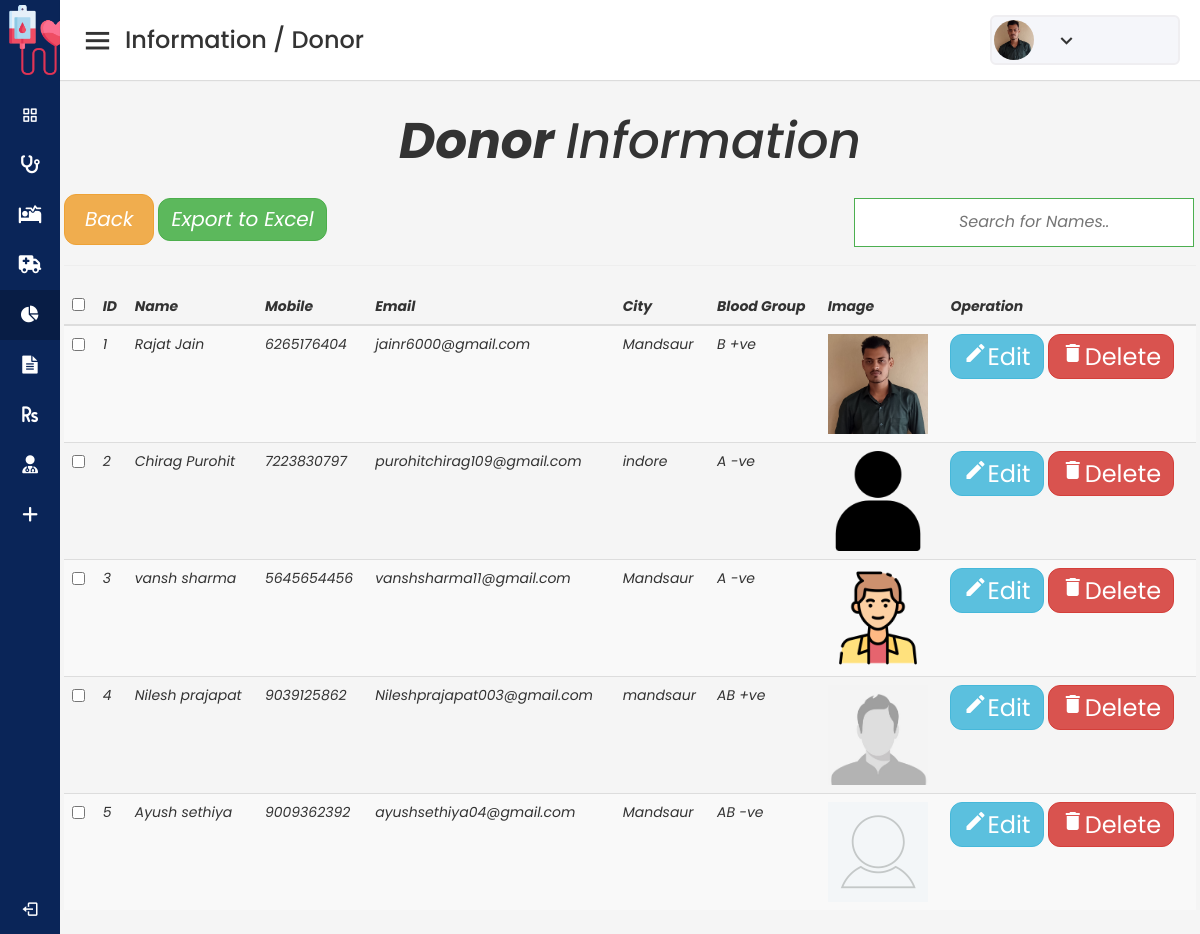
The page /Information/DonorInfo.php on the database its author committed.
### tables this page shows
CREATE TABLE IF NOT EXISTS `donor` (
  `d_id` int(225) NOT NULL AUTO_INCREMENT,
  `d_fname` varchar(225) DEFAULT NULL,
  `d_lname` varchar(225) DEFAULT NULL,
  `d_dob` date NOT NULL,
  `d_address` varchar(225) DEFAULT NULL,
  `d_state` varchar(225) DEFAULT NULL,
  `d_city` varchar(225) DEFAULT NULL,
  `d_zip` varchar(225) DEFAULT NULL,
  `d_email` varchar(225) DEFAULT NULL,
  `d_mobile` varchar(225) DEFAULT NULL,
  `d_aadhar` varchar(225) DEFAULT NULL,
  `d_ltd` date NOT NULL,
  `d_bgroup` varchar(225) DEFAULT NULL,
  `d_dcount` varchar(255) DEFAULT NULL,
  `d_gender` varchar(255) DEFAULT NULL,
  `d_photo` varchar(255) DEFAULT NULL,
  PRIMARY KEY (`d_id`)
);

### Information/DonorInfo.php (the view, shortened to what this page needs)
<!DOCTYPE html>
<html lang="en" dir="ltr">
  <head>
    <link rel="stylesheet" href="../css/adminPanel.css">
    <link href='https://unpkg.com/boxicons@2.0.7/css/boxicons.min.css' rel='stylesheet'>
    <link rel="stylesheet" href="https://cdnjs.cloudflare.com/ajax/libs/font-awesome/4.7.0/css/font-awesome.min.css">
    <link rel="stylesheet" href="https://cdn.jsdelivr.net/npm/bootstrap@4.0.0/dist/css/bootstrap.min.css">
    <link rel="stylesheet" href="https://maxcdn.bootstrapcdn.com/bootstrap/3.4.1/css/bootstrap.min.css">
<link rel="stylesheet" href="https://maxcdn.bootstrapcdn.com/font-awesome/4.7.0/css/font-awesome.min.css">
<link rel="stylesheet" href="https://maxcdn.bootstrapcdn.com/bootstrap/3.3.7/css/bootstrap.min.css">
  </head>
<body>
  <div class="sidebar">
    <div class="logo-details">
        <img class="topicon" src="../images/blood-donation.png">
      <span class="logo_name">BloodBank</span>
    </div>
      <ul class="nav-links">
        <li>
            <a href="../adminHome.php">
            <i class='bx bx-grid-alt' ></i>
            <span class="links_name">Home</span>
          </a>
        </li>
        <li>
            <a href="../Adonor.php">
            <i class='fas fa-stethoscope'></i>
            <span class="links_name">Donor</span>
          </a>
        </li>
        <li>
            <a href="../Apatient.php">
            <i class='fas fa-procedures'></i>
            <span class="links_name">Patient</span>
          </a>
        </li>
        <li>
            <a href="../ATransport.php">
            <i class='fas fa-ambulance'></i>
            <span class="links_name">Transport</span>
          </a>
        </li>
        <li>
            <a href="../AInformation.php" class="active">
            <i class="fa fa-pie-chart"></i>
            <span class="links_name">Information / Donor</span>
          </a>
        </li>
        <li>
            <a href="../AReport.php">
           <i class="fa fa-file-text"></i>
            <span class="links_name">Report</span>
          </a>
        </li>
        <li>
            <a href="../Asalary.php">
            <i class='fas fa-rupee-sign'></i>
            <span class="links_name">Salary</span>
          </a>
        </li>
        <li>
            <a href="../AStaff.php">
            <i class='fas fa-user-md'></i>
            <span class="links_name">Staff</span>
          </a>
        </li>
        <li>
            <a href="../ANewUser.php">
            <i class='fas fa-plus'></i>
            <span class="links_name">Add new user</span>
          </a>
        </li>
        <li class="log_out">
          <a href="../Logout.php">
            <i class='bx bx-log-out'></i>
            <span class="links_name">Log out</span>
          </a>
        </li>
      </ul>
  </div>
 <section class="home-section">
    <nav>
      <div class="sidebar-button">
        <i class='bx bx-menu sidebarBtn'></i>
            <span class="dashboard">Information / Donor</span>
      </div>
      <div class="profile-details">
          <img src="../images/Rajat.jpg"/>
        <i class='bx bx-chevron-down' ></i>
      </div>
    </nav>
    <div class="container">
		<div class="table-responsive">
                    <h2><b>Donor </b>Information</h2>
                    <button class="btn btn-warning button1" onclick="window.location='../AInformation.php'" style="padding:10px 20px;">Back</button>
                    <input type="text" id="myInput" onkeyup="myFunction()"  placeholder="Search for Names.." >
                    <a href="Export.php "><button type="button" class="btn btn-success">Export to Excel</button></a>
                    <hr/>
            <table class="table table-striped table-hover" id="myTable">
					<thead>
                                            <tr>
                                                    <th> <input type="checkbox" name="checkbox" onclick="checkbox(this);" ></th>
                                                    <th>ID</th>
                                                    <th>Name</th>
                                                    <th>Mobile</th>
                                                    <th>Email</th>
                                                    <th>City</th>
                                                    <th>Blood Group</th>
                                                    <th>Image</th>
                                                    <th>Operation</th>
						</tr>
					</thead>
					<tbody >
                                            <?php
                                                $con= mysqli_connect('localhost:3308', 'root','');
                                                mysqli_select_db($con,'rblood');
                                                $q1="select * from donor ORDER BY d_id asc";
                                                $result=mysqli_query($con,$q1);
                                                $num1= mysqli_num_rows($result);
                                            for($i=0;$i<$num1;$i++)
                                            {
                                                $row=mysqli_fetch_array($result);
                                            ?>
                                            <tr >
                                                <td>
                                                    <input type="checkbox" name="checkbox" value="<?php $row['d_email']; ?>">
                                                </td>
                                                <td><?php echo $row['d_id']; ?></td>
                                                <td><?php echo $row['d_fname']," ",$row['d_lname']; ?></td>
                                                <td><?php echo $row['d_mobile']; ?></td>
                                                <td><?php echo $row['d_email']; ?></td>
                                                <td><?php echo $row['d_city']; ?></td>
                                                <td><?php echo $row['d_bgroup']; ?></td>
                                               <td> <img src="<?php echo $row['d_photo']; ?>"  height="100px" width="100px" alt=""/></td>
                                                <td>
                                                    <button class="btn btn-info edit"><a href="../update/update_Donor.php?updateid=<?php echo $row['d_id']; ?>" style="text-decoration: none;color:white; "><i class="material-icons">&#xE254;<span>Edit</span></i></a></button>
                                                    <button class="btn btn-danger delete"><a href="../delete/delete_Donor.php?deleteid=<?php echo $row['d_id']; ?>" style="text-decoration: none;color:white;"><i class="material-icons">&#xE872;<span>Delete</span> </i></a></button>
                                                </td>
                                            </tr>
                                            <?php
                                            }
                                            ?>
                                        </tbody>
                                </table>
			</div>
		</div>
        </section>
</body>
</html>

### css/adminPanel.css (style rules this page uses)
* { margin: 0; padding: 0; box-sizing: border-box; font-family: 'Poppins', sans-serif; }
.sidebar { position: fixed; height: 100%; width: 240px; background: #0A2558; transition: all 0.5s ease; }
.topicon { width:80px; padding:5px }
.sidebar .logo-details { height: 80px; display: flex; align-items: center; }
.sidebar .logo-details .logo_name { color: #fff; font-size: 24px; font-weight: 500; }
.sidebar .nav-links { margin-top: 10px; }
.sidebar .nav-links li { position: relative; list-style: none; height: 50px; }
.sidebar .nav-links li a { height: 100%; width: 100%; display: flex; align-items: center; text-decoration: none; transition: all 0.4s ease; }
.sidebar .nav-links li a.active { background: #081D45; }
.sidebar .nav-links li i { min-width: 60px; text-align: center; font-size: 18px; color: #fff; }
.sidebar .nav-links li a .links_name { color: #fff; font-size: 15px; font-weight: 400; white-space: nowrap; }
.sidebar .nav-links .log_out { position: absolute; bottom: 0; width: 100%; }
.home-section { position: relative; background: #f5f5f5; min-height: 100vh; width: calc(100% - 240px); left: 240px; transition: all 0.5s ease; }
.home-section nav { display: flex; justify-content: space-between; height: 80px; background: #fff; display: flex; align-items: center; position: fixed; width: calc(100% - 240px); left: 240px; z-index: 100; padding: 0 20px; box-shadow: 0 1px 1px rgba(0, 0, 0, 0.1); transition: all 0.5s ease; }
.home-section nav .sidebar-button { display: flex; align-items: center; font-size: 24px; font-weight: 500; }
nav .sidebar-button i { font-size: 35px; margin-right: 10px; }
.home-section nav .profile-details { display: flex; align-items: center; background: #F5F6FA; border: 2px solid #EFEEF1; border-radius: 6px; height: 50px; min-width: 190px; padding: 0 15px 0 2px; }
nav .profile-details img { height: 40px; width: 40px; border-radius: 50px; object-fit: cover; }
nav .profile-details i { font-size: 25px; color: #333; }
@media (max-width: 1240px) { .sidebar { width: 60px; } }
@media (max-width: 1240px) { .home-section { width: calc(100% - 60px); left: 60px; } }
@media (max-width: 1240px) { .home-section nav { width: calc(100% - 60px); left: 60px; } }

### Information/DonorInfo.php (style rules this page uses)
.container { padding: 4px; margin-top: 70px; font-style:italic; }
.table-responsive h2 { font-size: 50px; text-align: center; padding-bottom: 15px; }
.btn { border-radius: 12px; font-size: 20px; cursor: pointer; }
#myInput { text-align:center; float: right; background-position: 10px 12px; background-repeat: no-repeat; width: 30%; font-size: 16px; padding: 12px 20px 12px 40px; border: 1px solid #4CAF50; margin: 4px 2px; }

### rows shown on the page
donor: d_id "1", d_fname "Rajat", d_lname "Jain", d_mobile "6265176404", d_email "jainr6000@gmail.com", d_city "Mandsaur", d_bgroup "B +ve", d_photo (picture)
donor: d_id "2", d_fname "Chirag", d_lname "Purohit", d_mobile "7223830797", d_email "purohitchirag109@gmail.com", d_city "indore", d_bgroup "A -ve", d_photo (placeholder picture)
donor: d_id "3", d_fname "vansh", d_lname "sharma", d_mobile "5645654456", d_email "vanshsharma11@gmail.com", d_city "Mandsaur", d_bgroup "A -ve", d_photo (picture)
donor: d_id "4", d_fname "Nilesh", d_lname "prajapat", d_mobile "9039125862", d_email "Nileshprajapat003@gmail.com", d_city "mandsaur", d_bgroup "AB +ve", d_photo (picture)
donor: d_id "5", d_fname "Ayush", d_lname "sethiya", d_mobile "9009362392", d_email "ayushsethiya04@gmail.com", d_city "Mandsaur", d_bgroup "AB -ve", d_photo (picture)
